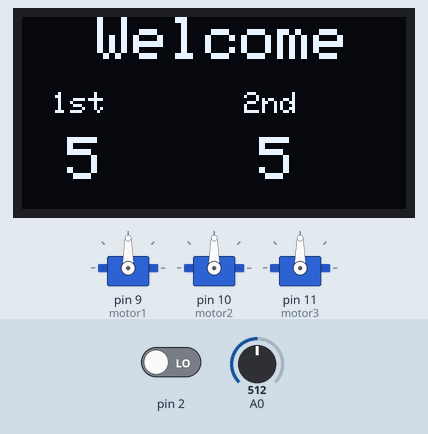
This sketch was run on a simulated Arduino Uno, built with avr-gcc and run on an emulated ATmega328P. Parts: 128×64 one-colour display, 3 × servo. Inputs (shaded band) come from the test bench; at power-on: pin 2 LOW, A0 = 512. What the sketch prints to the serial monitor is not drawn.

Above: at 1.2 s.
1.3 s: pin 2 driven HIGH
At 2.5 s:
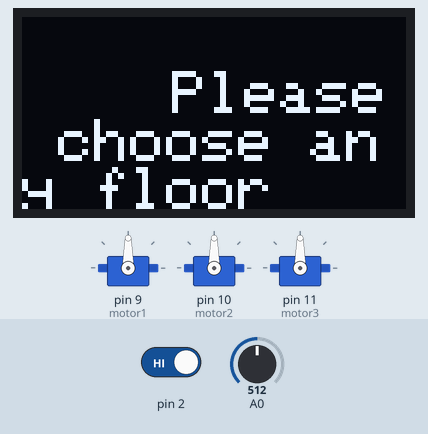
At 11.9 s:
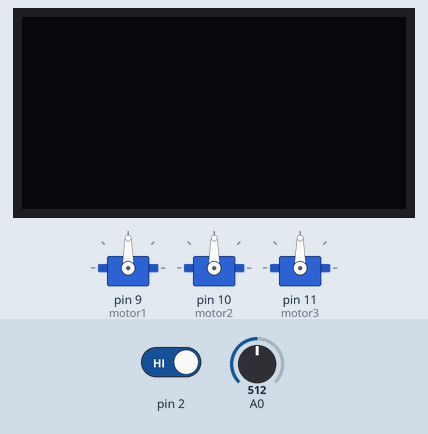
Timing chart, 0 to 33.6 s (numbered marks = the images above; inputs shaded):
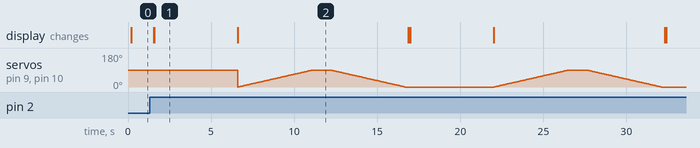

Measured:
- what the display in image 1 shows lasts 5.0 s, from 1.6 s to 6.6 s

The sketch:

Park_System.ino
```cpp
#include <Wire.h>
#include <Adafruit_SSD1306.h>
#include <Adafruit_GFX.h>
// OLED display TWI address
#define OLED_ADDR   0x3C
Adafruit_SSD1306 display(-1);

#if (SSD1306_LCDHEIGHT != 64)
#error("Height incorrect, please fix Adafruit_SSD1306.h!");
#endif

#include <Servo.h>

Servo motor1;
Servo motor2;
Servo motor3;

int KAT1=5;
int KAT2=5;


void setup() {
  display.begin(SSD1306_SWITCHCAPVCC, OLED_ADDR);
  display.clearDisplay();
  display.display();

  motor1.attach(9);
  motor2.attach(10);
  motor3.attach(11);

Serial.begin(9600);

pinMode(2,INPUT);


}

void loop() {

 //giris
  display.setTextColor(WHITE);
  display.setTextSize(2);
  display.setCursor(25,0);
  display.println("Welcome");
  display.display();

 //kat 1
   display.setTextColor(WHITE);
  display.setTextSize(1);
  display.setCursor(10,25);
  display.println("1st");
  display.display();


 //kat 2
   display.setTextColor(WHITE);
  display.setTextSize(1);
  display.setCursor(74,25);
  display.println("2nd");
  display.display();

     //kat 1
   display.setTextColor(WHITE);
  display.setTextSize(2);
  display.setCursor(15,40);
  display.println(KAT1);
  display.display();
     //kat 1
   display.setTextColor(WHITE);
  display.setTextSize(2);
  display.setCursor(79,40);
  display.println(KAT2);
  display.display();
  int x= digitalRead(2);
  int y= analogRead(A0);
  Serial.println(y);
  delay(50);
if(x==HIGH && y<700 ){
  display.clearDisplay();
  display.display();

  display.setTextSize(2);
  display.setCursor(50,18);
  display.println("Please choose any floor");
  display.display();
  delay(5000);
  display.clearDisplay();
  display.display();

  if(y<700 && y>300){
    KAT1--;
    if(KAT1==-1){
      display.clearDisplay();
      display.display();
      display.setTextSize(3);
      display.setCursor(50,24);
      display.println("FULL");
      display.display();
      delay(2000);
      display.clearDisplay();
      display.display();
      return;
      }

   for(int i=0; i<=90; i++){
    motor1.write(i);
    motor2.write(i);
    delay(50);
    }
    delay(1000);
     for(int i=90; i>=0; i--){
    motor1.write(i);
    motor2.write(i);
    delay(50);
    }
    display.clearDisplay();
    display.display();


  }else{
    if(y<300){
      KAT2--;
         if(KAT2==-1){
          display.clearDisplay();
          display.display();
          display.setTextSize(3);
          display.setCursor(50,24);
          display.println("FULL");
          display.display();
          delay(2000);
          display.clearDisplay();
          display.display();
          return;
          }

       for(int i=0; i<=90; i++){
        motor1.write(i);
        motor3.write(i);
         delay(50);
        }
       delay(1000);
           for(int i=90; i>=0; i--){
              motor1.write(i);
              motor3.write(i);
              delay(50);
           }
    display.clearDisplay();
    display.display();

    }
  }


}
}
```
